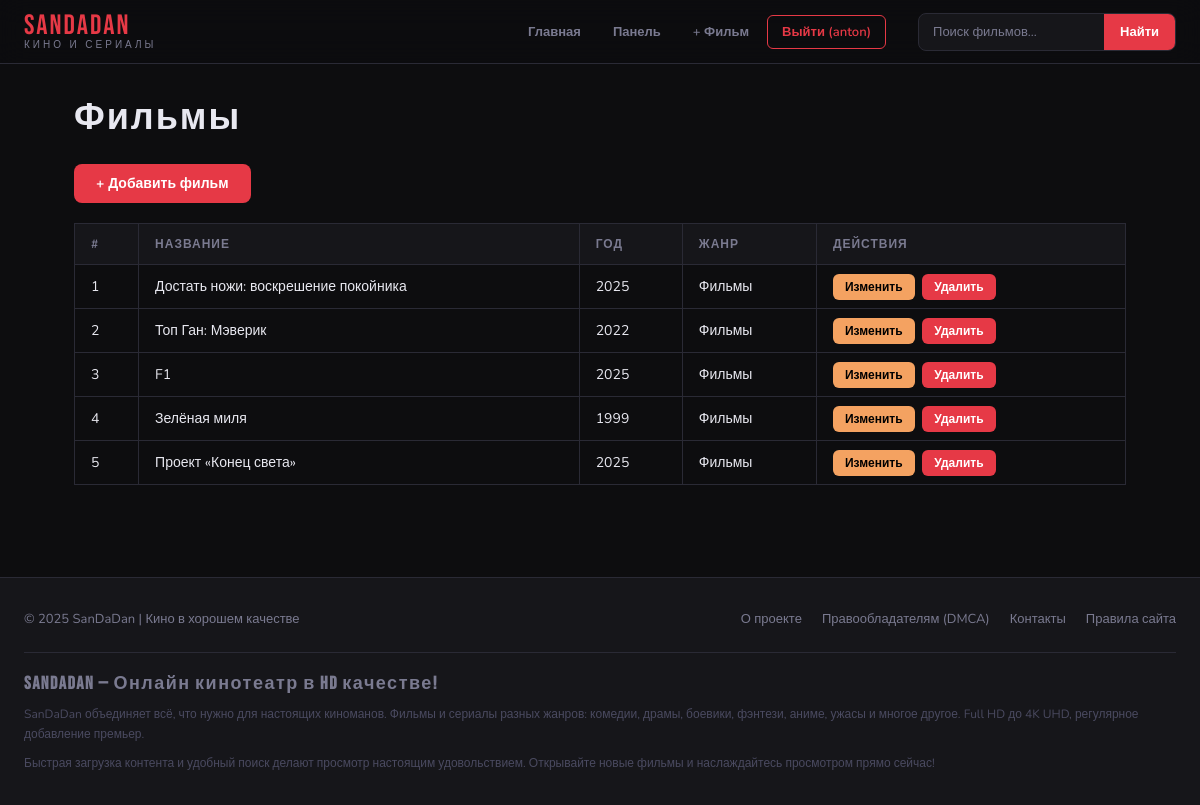
Screenshot of /admin/movie/list (signed in) with the database file from the repository.
### app/models.py (models this page shows, shortened)
class User(UserMixin, db.Model):
    id = db.Column(db.Integer, primary_key=True)
    username = db.Column(db.String(60), unique=True, nullable=False)
    password_hash = db.Column(db.String, nullable=False)
    @property
    def password(self):
        return self.password_hash

class Movie(db.Model):
    id = db.Column(db.Integer, primary_key=True)
    slug = db.Column(db.String(120))
    name = db.Column(db.String(120), nullable=False)
    description = db.Column(db.String(500))
    year = db.Column(db.Integer)
    category_id = db.Column(db.Integer, db.ForeignKey('category.id'))
    category = db.relationship('Category', backref=db.backref('movies', lazy='dynamic'))
    image = db.Column(db.String(255))
    video = db.Column(db.String(255))
    trailer_id = db.Column(db.String(20))
    created_at = db.Column(db.DateTime, default=datetime.utcnow)

class Category(db.Model):
    id = db.Column(db.Integer, primary_key=True)
    name = db.Column(db.String(60), nullable=False)
    description = db.Column(db.String(255))

### app/views.py (the view)
@login_required
def admin_movie_list():
    return render_template('admin/movie_list.html', movie_list=Movie.query.all(), title='Фильмы')

### app/models.py (called while the page is built)
@login_manager.user_loader
def load_user(user_id):
    return User.query.get(int(user_id))

### app/templates/admin/movie_list.html (shortened to what this page needs)
{% extends "base.html" %}
{% block content %}
<div class="admin-container">
    <h1>Фильмы</h1>
    <a href="{{ url_for('admin_movie_create') }}" class="btn-add">+ Добавить фильм</a>
    <table class="admin-table">
        <thead>
            <tr>
                <th>#</th>
                <th>Название</th>
                <th>Год</th>
                <th>Жанр</th>
                <th>Действия</th>
            </tr>
        </thead>
        <tbody>
            {% for movie in movie_list %}
            <tr>
                <td>{{ movie.id }}</td>
                <td>{{ movie.name }}</td>
                <td>{{ movie.year }}</td>
                <td>{{ movie.category.name if movie.category else '—' }}</td>
                <td>
                    <a href="{{ url_for('admin_movie_update', movie_id=movie.id) }}" class="btn-sm btn-edit">Изменить</a>
                    <a href="{{ url_for('admin_movie_delete', movie_id=movie.id) }}" class="btn-sm btn-delete">Удалить</a>
                </td>
            </tr>
            {% else %}
            <tr><td colspan="5" style="color:var(--muted); text-align:center;">Нет фильмов</td></tr>
            {% endfor %}
        </tbody>
    </table>
</div>
{% endblock %}

### app/templates/base.html (shortened to what this page needs)
<!DOCTYPE html>
<html lang="ru">
<head>
    <link rel="stylesheet" href="{{ url_for('static', filename='css/fanfilm4k.css') }}">
</head>
<body>
<header class="site-header">
    <div class="header-container">
        <div class="logo">
            <a href="{{ url_for('index') }}">SanDaDan</a>
            <span class="logo-subtitle">кино и сериалы</span>
        </div>
        <nav class="main-nav">
            <a href="{{ url_for('index') }}">Главная</a>
            {% if current_user.is_authenticated %}
                <a href="{{ url_for('admin_movie_list') }}">Панель</a>
                <a href="{{ url_for('admin_movie_create') }}">+ Фильм</a>
                <a href="{{ url_for('user_logout') }}" class="logout-btn">Выйти ({{ current_user.username }})</a>
            {% else %}
                <a href="{{ url_for('user_login') }}">Войти</a>
                <a href="{{ url_for('user_register') }}">Регистрация</a>
            {% endif %}
        </nav>
        <form class="search-form" action="{{ url_for('movie_search') }}" method="GET">
            <input type="text" name="search" placeholder="Поиск фильмов...">
            <button type="submit">Найти</button>
        </form>
    </div>
</header>
<main>
    {% block content %}{% endblock %}
</main>
<footer class="site-footer">
    <div class="footer-content">
        <div class="footer-copyright">&copy; 2025 SanDaDan | Кино в хорошем качестве</div>
        <div class="footer-links">
            <a href="{{ url_for('about') }}">О проекте</a>
            <a href="{{ url_for('dmca') }}">Правообладателям (DMCA)</a>
            <a href="{{ url_for('contacts') }}">Контакты</a>
            <a href="{{ url_for('rules') }}">Правила сайта</a>
        </div>
    </div>
    <div class="about-text">
        <h3>SanDaDan — Онлайн кинотеатр в HD качестве!</h3>
        <p>SanDaDan объединяет всё, что нужно для настоящих киноманов. Фильмы и сериалы разных жанров: комедии, драмы, боевики, фэнтези, аниме, ужасы и многое другое. Full HD до 4K UHD, регулярное добавление премьер.</p>
        <p>Быстрая загрузка контента и удобный поиск делают просмотр настоящим удовольствием. Открывайте новые фильмы и наслаждайтесь просмотром прямо сейчас!</p>
    </div>
</footer>
</body>
</html>

### app/static/css/fanfilm4k.css (style rules this page uses)
:root { --bg: #0d0d0f; --surface: #16161a; --card: #1c1c22; --border: #2a2a35; --accent: #e63946; --accent2: #f4a261; --text: #e8e8f0; --muted: #7a7a90; --header-h: 64px; --radius: 10px; }
*, *::before, *::after { box-sizing: border-box; margin: 0; padding: 0; }
html { scroll-behavior: smooth; }
body { background: var(--bg); color: var(--text); font-family: 'Nunito', sans-serif; font-size: 15px; min-height: 100vh; display: flex; flex-direction: column; }
a { color: inherit; text-decoration: none; }
.site-header { position: sticky; top: 0; z-index: 100; background: rgba(13,13,15,0.92); backdrop-filter: blur(14px); border-bottom: 1px solid var(--border); height: var(--header-h); }
.header-container { max-width: 1400px; margin: 0 auto; height: 100%; padding: 0 24px; display: flex; align-items: center; gap: 32px; }
.logo a { font-family: 'Bebas Neue', sans-serif; font-size: 28px; letter-spacing: 2px; color: var(--accent); line-height: 1; }
.logo-subtitle { display: block; font-size: 10px; color: var(--muted); letter-spacing: 3px; text-transform: uppercase; margin-top: -2px; }
.main-nav { display: flex; align-items: center; gap: 4px; margin-left: auto; }
.main-nav a { padding: 7px 14px; border-radius: 6px; font-size: 13px; font-weight: 600; color: var(--muted); transition: color .2s, background .2s; white-space: nowrap; }
.main-nav a.logout-btn { color: var(--accent); border: 1px solid var(--accent); }
.search-form { display: flex; align-items: center; gap: 0; background: var(--surface); border: 1px solid var(--border); border-radius: 8px; overflow: hidden; min-width: 220px; }
.search-form input[type="text"] { flex: 1; background: transparent; border: none; outline: none; color: var(--text); padding: 9px 14px; font-family: inherit; font-size: 13px; }
.search-form input::placeholder { color: var(--muted); }
.search-form button[type="submit"] { background: var(--accent); border: none; color: #fff; padding: 9px 16px; font-family: inherit; font-size: 13px; font-weight: 700; cursor: pointer; transition: background .2s; }
.admin-container { max-width: 1100px; margin: 32px auto; padding: 0 24px 60px; }
.admin-container h1 { font-family: 'Bebas Neue', sans-serif; font-size: 36px; letter-spacing: 2px; margin-bottom: 24px; }
.admin-table { width: 100%; border-collapse: collapse; }
.admin-table th, .admin-table td { border: 1px solid var(--border); padding: 12px 16px; text-align: left; font-size: 14px; }
.admin-table th { background: var(--surface); color: var(--muted); font-weight: 700; text-transform: uppercase; font-size: 12px; letter-spacing: 1px; }
.btn-sm { padding: 5px 12px; border-radius: 6px; font-size: 12px; font-weight: 700; cursor: pointer; border: none; margin-right: 4px; transition: opacity .2s; }
.btn-edit { background: var(--accent2); color: #000; }
.btn-delete { background: var(--accent); color: #fff; }
.btn-add { display: inline-block; background: var(--accent); color: #fff; padding: 10px 22px; border-radius: 8px; font-weight: 700; font-size: 14px; margin-bottom: 20px; transition: background .2s; }
.site-footer { margin-top: auto; background: var(--surface); border-top: 1px solid var(--border); padding: 32px 24px 24px; }
.footer-content { max-width: 1400px; margin: 0 auto 24px; display: flex; flex-wrap: wrap; justify-content: space-between; align-items: center; gap: 16px; }
.footer-copyright { color: var(--muted); font-size: 13px; }
.footer-links { display: flex; gap: 20px; flex-wrap: wrap; }
.footer-links a { color: var(--muted); font-size: 13px; transition: color .2s; }
.about-text { max-width: 1400px; margin: 0 auto; border-top: 1px solid var(--border); padding-top: 20px; }
.about-text h3 { font-family: 'Bebas Neue', sans-serif; font-size: 18px; letter-spacing: 1.5px; color: var(--muted); margin-bottom: 10px; }
.about-text p { color: #4a4a60; font-size: 12px; line-height: 1.7; margin-bottom: 8px; }

### rows the page displays
User: username "anton"
Movie: id "1", name "Достать ножи: воскрешение покойника", year "2025", category "Фильмы"
Movie: id "2", name "Топ Ган: Мэверик", year "2022", category "Фильмы"
Movie: id "3", name "F1", year "2025", category "Фильмы"
Movie: id "4", name "Зелёная миля", year "1999", category "Фильмы"
Movie: id "5", name "Проект «Конец света»", year "2025", category "Фильмы"
